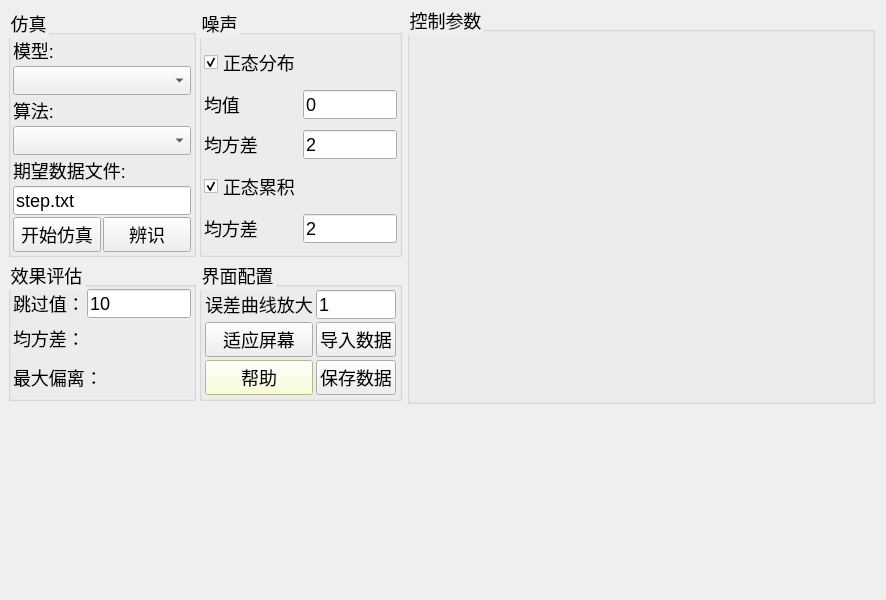
<?xml version="1.0" encoding="UTF-8"?>
<ui version="4.0">
 <class>MainWindow</class>
 <widget class="QMainWindow" name="MainWindow">
  <property name="geometry">
   <rect>
    <x>0</x>
    <y>0</y>
    <width>886</width>
    <height>600</height>
   </rect>
  </property>
  <property name="minimumSize">
   <size>
    <width>800</width>
    <height>600</height>
   </size>
  </property>
  <property name="windowTitle">
   <string>控制算法验证软件V0.1</string>
  </property>
  <property name="styleSheet">
   <string notr="true">*{font: 18px;}</string>
  </property>
  <widget class="QWidget" name="centralWidget">
   <layout class="QGridLayout" name="gridLayout">
    <property name="leftMargin">
     <number>3</number>
    </property>
    <property name="topMargin">
     <number>3</number>
    </property>
    <property name="rightMargin">
     <number>3</number>
    </property>
    <property name="bottomMargin">
     <number>3</number>
    </property>
    <item row="0" column="0">
     <widget class="QWidget" name="widget" native="true">
      <property name="minimumSize">
       <size>
        <width>0</width>
        <height>200</height>
       </size>
      </property>
      <layout class="QGridLayout" name="gridLayout_7">
       <property name="leftMargin">
        <number>2</number>
       </property>
       <property name="topMargin">
        <number>2</number>
       </property>
       <property name="rightMargin">
        <number>2</number>
       </property>
       <property name="bottomMargin">
        <number>2</number>
       </property>
       <property name="spacing">
        <number>2</number>
       </property>
       <item row="0" column="1">
        <widget class="QGroupBox" name="groupBox_5">
         <property name="title">
          <string>控制参数</string>
         </property>
         <layout class="QGridLayout" name="gridLayout_8">
          <property name="leftMargin">
           <number>2</number>
          </property>
          <property name="topMargin">
           <number>2</number>
          </property>
          <property name="rightMargin">
           <number>2</number>
          </property>
          <property name="bottomMargin">
           <number>2</number>
          </property>
          <property name="spacing">
           <number>2</number>
          </property>
         </layout>
        </widget>
       </item>
       <item row="0" column="0">
        <widget class="QWidget" name="widget_6" native="true">
         <property name="minimumSize">
          <size>
           <width>400</width>
           <height>0</height>
          </size>
         </property>
         <property name="maximumSize">
          <size>
           <width>400</width>
           <height>16777215</height>
          </size>
         </property>
         <layout class="QGridLayout" name="gridLayout_9" columnstretch="1,1">
          <property name="leftMargin">
           <number>3</number>
          </property>
          <property name="topMargin">
           <number>3</number>
          </property>
          <property name="rightMargin">
           <number>3</number>
          </property>
          <property name="bottomMargin">
           <number>3</number>
          </property>
          <property name="spacing">
           <number>3</number>
          </property>
          <item row="2" column="0">
           <widget class="QGroupBox" name="groupBox_4">
            <property name="title">
             <string>效果评估</string>
            </property>
            <layout class="QGridLayout" name="gridLayout_5">
             <property name="leftMargin">
              <number>2</number>
             </property>
             <property name="topMargin">
              <number>2</number>
             </property>
             <property name="rightMargin">
              <number>2</number>
             </property>
             <property name="bottomMargin">
              <number>2</number>
             </property>
             <property name="spacing">
              <number>2</number>
             </property>
             <item row="0" column="1">
              <widget class="QLineEdit" name="le_eval_jump">
               <property name="text">
                <string>10</string>
               </property>
              </widget>
             </item>
             <item row="0" column="0">
              <widget class="QLabel" name="label_5">
               <property name="text">
                <string>跳过值：</string>
               </property>
              </widget>
             </item>
             <item row="1" column="0" colspan="2">
              <widget class="QLabel" name="lb_eval_std">
               <property name="text">
                <string>均方差：</string>
               </property>
              </widget>
             </item>
             <item row="2" column="0" colspan="2">
              <widget class="QLabel" name="lb_eval_max_e">
               <property name="text">
                <string>最大偏离：</string>
               </property>
              </widget>
             </item>
            </layout>
           </widget>
          </item>
          <item row="0" column="0">
           <widget class="QGroupBox" name="groupBox_2">
            <property name="title">
             <string>仿真</string>
            </property>
            <layout class="QGridLayout" name="gridLayout_4">
             <property name="leftMargin">
              <number>2</number>
             </property>
             <property name="topMargin">
              <number>2</number>
             </property>
             <property name="rightMargin">
              <number>2</number>
             </property>
             <property name="bottomMargin">
              <number>2</number>
             </property>
             <property name="spacing">
              <number>2</number>
             </property>
             <item row="5" column="0" colspan="2">
              <widget class="QLineEdit" name="le_exp_filename">
               <property name="text">
                <string>step.txt</string>
               </property>
              </widget>
             </item>
             <item row="0" column="0">
              <widget class="QLabel" name="label">
               <property name="text">
                <string>模型:</string>
               </property>
              </widget>
             </item>
             <item row="6" column="1">
              <widget class="QPushButton" name="bt_recognize">
               <property name="text">
                <string>辨识</string>
               </property>
              </widget>
             </item>
             <item row="1" column="0" colspan="2">
              <widget class="QComboBox" name="cb_model"/>
             </item>
             <item row="6" column="0">
              <widget class="QPushButton" name="bt_sim">
               <property name="text">
                <string>开始仿真</string>
               </property>
              </widget>
             </item>
             <item row="2" column="0">
              <widget class="QLabel" name="label_2">
               <property name="text">
                <string>算法:</string>
               </property>
              </widget>
             </item>
             <item row="3" column="0" colspan="2">
              <widget class="QComboBox" name="cb_ctrlalg"/>
             </item>
             <item row="4" column="0" colspan="2">
              <widget class="QLabel" name="label_3">
               <property name="text">
                <string>期望数据文件:</string>
               </property>
              </widget>
             </item>
            </layout>
           </widget>
          </item>
          <item row="0" column="1">
           <widget class="QGroupBox" name="groupBox_3">
            <property name="title">
             <string>噪声</string>
            </property>
            <layout class="QGridLayout" name="gridLayout_6">
             <property name="leftMargin">
              <number>2</number>
             </property>
             <property name="topMargin">
              <number>2</number>
             </property>
             <property name="rightMargin">
              <number>2</number>
             </property>
             <property name="bottomMargin">
              <number>2</number>
             </property>
             <property name="spacing">
              <number>2</number>
             </property>
             <item row="2" column="1">
              <widget class="QLineEdit" name="le_nnorm_std">
               <property name="text">
                <string>2</string>
               </property>
              </widget>
             </item>
             <item row="1" column="0">
              <widget class="QLabel" name="label_6">
               <property name="text">
                <string>均值</string>
               </property>
              </widget>
             </item>
             <item row="1" column="1">
              <widget class="QLineEdit" name="le_nnorm_mean">
               <property name="text">
                <string>0</string>
               </property>
              </widget>
             </item>
             <item row="2" column="0">
              <widget class="QLabel" name="label_7">
               <property name="text">
                <string>均方差</string>
               </property>
              </widget>
             </item>
             <item row="3" column="0">
              <widget class="QCheckBox" name="cb_noise_acc">
               <property name="text">
                <string>正态累积</string>
               </property>
               <property name="checked">
                <bool>true</bool>
               </property>
              </widget>
             </item>
             <item row="0" column="0">
              <widget class="QCheckBox" name="cb_noise_norm">
               <property name="text">
                <string>正态分布</string>
               </property>
               <property name="checked">
                <bool>true</bool>
               </property>
              </widget>
             </item>
             <item row="4" column="1">
              <widget class="QLineEdit" name="le_nacc_std">
               <property name="text">
                <string>2</string>
               </property>
              </widget>
             </item>
             <item row="4" column="0">
              <widget class="QLabel" name="label_9">
               <property name="text">
                <string>均方差</string>
               </property>
              </widget>
             </item>
            </layout>
           </widget>
          </item>
          <item row="2" column="1">
           <widget class="QGroupBox" name="groupBox">
            <property name="title">
             <string>界面配置</string>
            </property>
            <layout class="QGridLayout" name="gridLayout_2">
             <property name="leftMargin">
              <number>3</number>
             </property>
             <property name="topMargin">
              <number>3</number>
             </property>
             <property name="rightMargin">
              <number>3</number>
             </property>
             <property name="bottomMargin">
              <number>3</number>
             </property>
             <property name="spacing">
              <number>3</number>
             </property>
             <item row="2" column="0">
              <widget class="QPushButton" name="bt_help">
               <property name="styleSheet">
                <string notr="true">*{background-color: rgb(251, 255, 201);}</string>
               </property>
               <property name="text">
                <string>帮助</string>
               </property>
              </widget>
             </item>
             <item row="1" column="0">
              <widget class="QPushButton" name="bt_fitscreen">
               <property name="text">
                <string>适应屏幕</string>
               </property>
              </widget>
             </item>
             <item row="2" column="1">
              <widget class="QPushButton" name="bt_save_data">
               <property name="text">
                <string>保存数据</string>
               </property>
              </widget>
             </item>
             <item row="1" column="1">
              <widget class="QPushButton" name="bt_import_data">
               <property name="text">
                <string>导入数据</string>
               </property>
              </widget>
             </item>
             <item row="0" column="1">
              <widget class="QLineEdit" name="le_e_amp">
               <property name="text">
                <string>1</string>
               </property>
              </widget>
             </item>
             <item row="0" column="0">
              <widget class="QLabel" name="label_4">
               <property name="text">
                <string>误差曲线放大</string>
               </property>
              </widget>
             </item>
            </layout>
           </widget>
          </item>
         </layout>
        </widget>
       </item>
      </layout>
     </widget>
    </item>
    <item row="1" column="0" colspan="2">
     <widget class="QFrame" name="gridFrame_2">
      <property name="minimumSize">
       <size>
        <width>200</width>
        <height>0</height>
       </size>
      </property>
      <property name="font">
       <font>
        <pointsize>-1</pointsize>
        <weight>50</weight>
        <italic>false</italic>
        <bold>false</bold>
       </font>
      </property>
      <layout class="QGridLayout" name="grid_serial">
       <property name="leftMargin">
        <number>3</number>
       </property>
       <property name="topMargin">
        <number>3</number>
       </property>
       <property name="rightMargin">
        <number>3</number>
       </property>
       <property name="bottomMargin">
        <number>3</number>
       </property>
       <property name="spacing">
        <number>3</number>
       </property>
      </layout>
     </widget>
    </item>
   </layout>
  </widget>
 </widget>
 <layoutdefault spacing="6" margin="11"/>
 <resources/>
 <connections/>
</ui>
